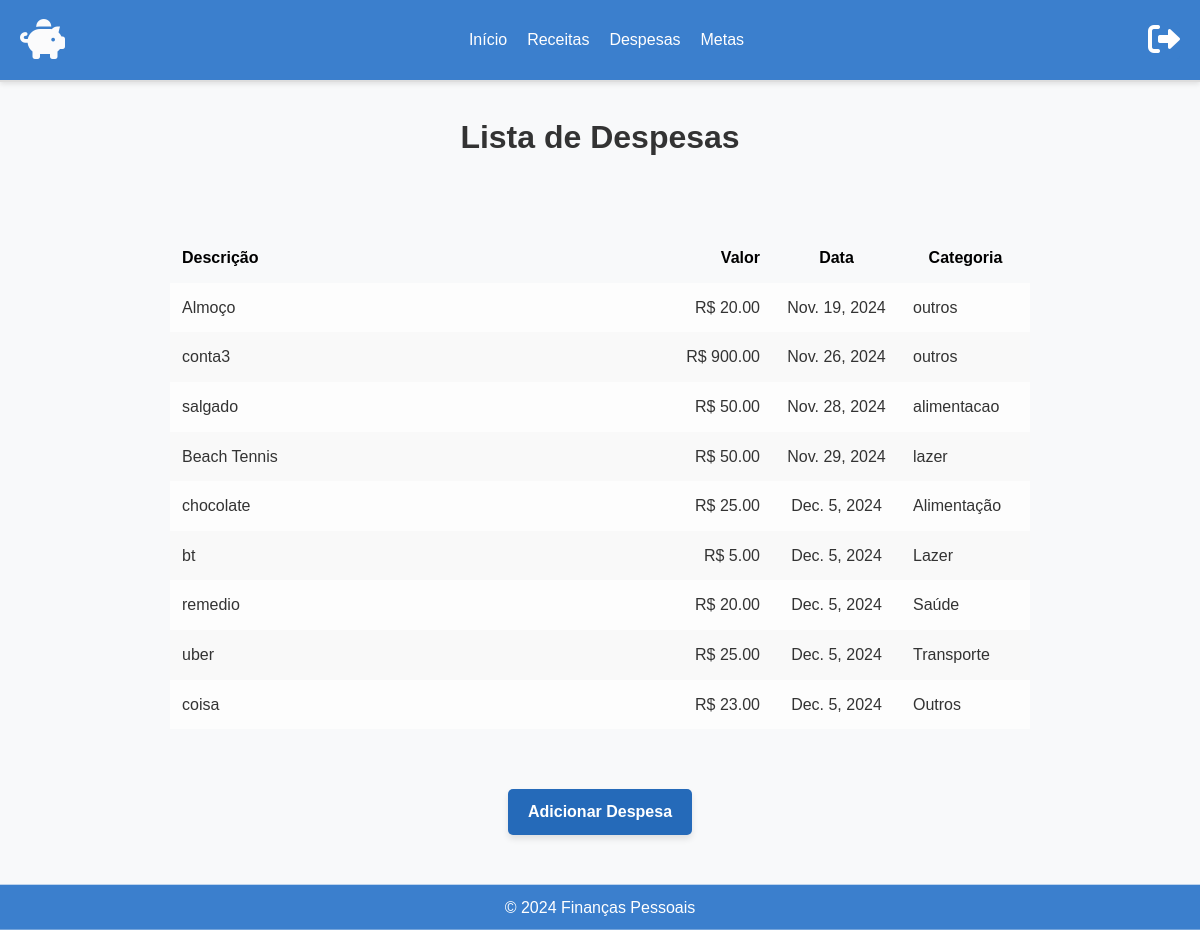
/listar_despesas/ (signed in), run on an earlier commit of the app's database.
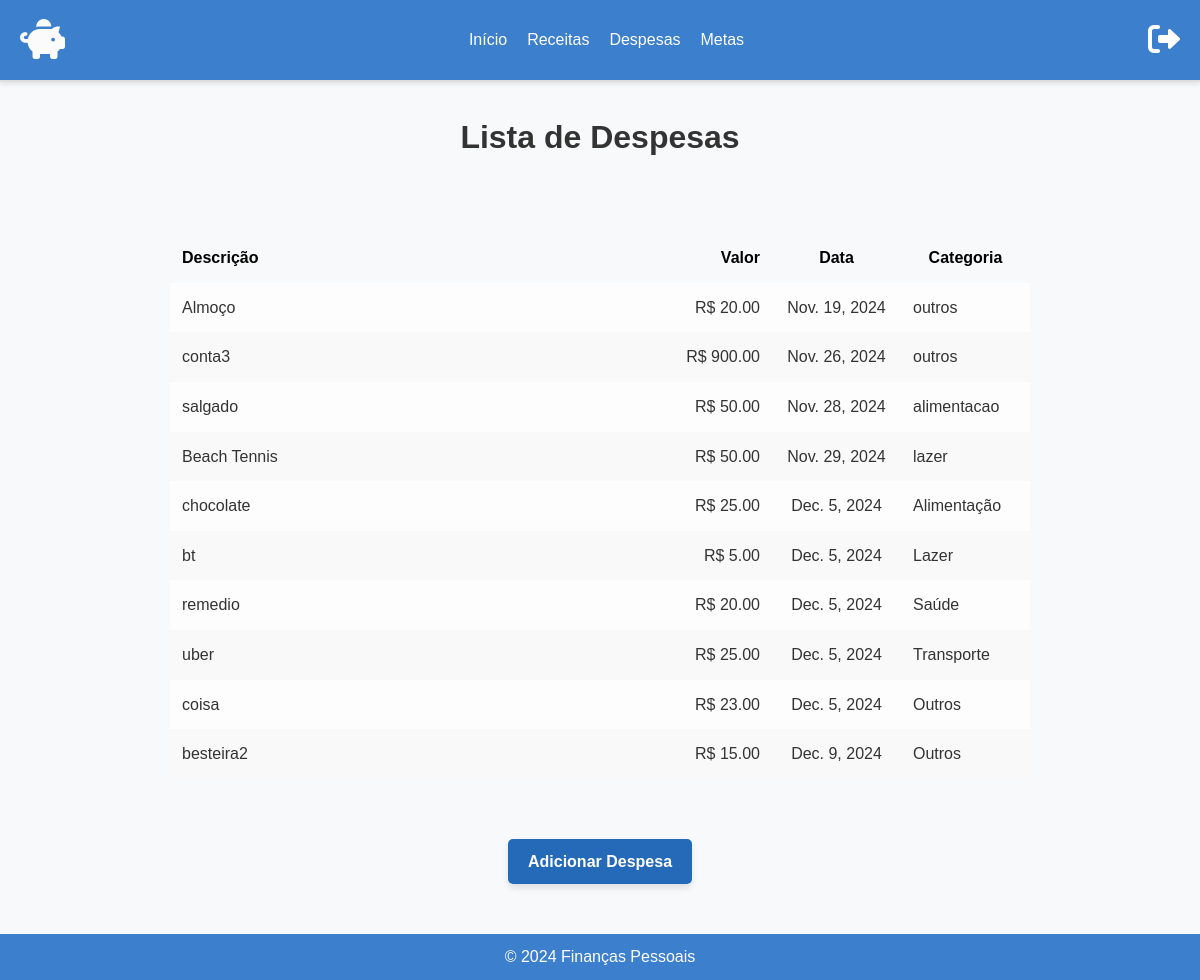
And on a later commit of the database.
### core/models.py (models this page shows, shortened)
class Despesa(models.Model):
    usuario = models.ForeignKey(User, on_delete=models.CASCADE)  # Associação com o usuário
    valor = models.DecimalField(max_digits=10, decimal_places=2)  # Valor da despesa
    data = models.DateField()  # Data da despesa
    categoria = models.CharField(max_length=20, choices=CATEGORIAS_CHOICES)  # Categoria da despesa
    descricao = models.CharField(max_length=200, blank=True)  # Descrição da despesa

### core/views.py (the view)
# urls.py: path('listar_despesas/', listar_despesas, name='listar_despesas'),
@login_required
def listar_despesas(request):
    despesas = Despesa.objects.filter(usuario=request.user)
    return render(request, 'core/listar_despesas.html', {'despesas': despesas})

### core/templates/core/listar_despesas.html (shortened to what this page needs)
<!DOCTYPE html>
<html lang="pt-br">
<head>
    <link href="https://cdnjs.cloudflare.com/ajax/libs/font-awesome/6.0.0-beta3/css/all.min.css" rel="stylesheet">
    {% load static %}
    <link rel="stylesheet" href="{% static 'core/styles.css' %}">
</head>
<body>
    <header class="header-container">
        <div class="header-content">
            <a href="/" class="header-logo">
                <i class="fas fa-piggy-bank"></i>
            </a>
            <nav class="header-nav">
                <ul class="nav-list">
                    <li><a href="/" class="nav-link">Início</a></li>
                    <li><a href="/listar_receitas" class="nav-link">Receitas</a></li>
                    <li><a href="/listar_despesas" class="nav-link">Despesas</a></li>
                    <li><a href="/listar_reservas" class="nav-link">Metas</a></li>
                </ul>
            </nav>
            <a>
                <form action="{% url 'logout' %}" method="post" class="header-logout">
                    <button type="submit" class="logout-button">
                        <i class="fas fa-sign-out-alt"></i>
                    </button>
                </form>
            </a>
        </div>
    </header>
    <main>
        <div class="titulo-pagina">
            <h1>Lista de Despesas</h1>
        </div>
        <div class="despesas-container">
            <table class="tabela-despesas">
                <thead class="cabecalho-despesas">
                    <tr>
                        <th class="col-descricao">Descrição</th>
                        <th class="col-valor">Valor</th>
                        <th class="col-data">Data</th>
                        <th class="col-categoria">Categoria</th>
                    </tr>
                </thead>
                <tbody class="corpo-despesas">
                    {% for despesa in despesas %}
                    <tr class="linha-despesa">
                        <td class="col-descricao">{{ despesa.descricao }}</td>
                        <td class="col-valor">R$ {{ despesa.valor|floatformat:2 }}</td>
                        <td class="col-data">{{ despesa.data }}</td>
                        <td class="col-categoria">{{ despesa.get_categoria_display }}</td>
                    </tr>
                    {% empty %}
                    <tr>
                        <td colspan="4" class="mensagem-sem-despesas">Nenhuma despesa registrada.</td>
                    </tr>
                    {% endfor %}
                </tbody>
            </table>
        </div>
        <div class="botao-lista">
            <a href="{% url 'cadastrar_despesa' %}" class="botao-acao">Adicionar Despesa</a>
        </div>
    </main>
    <footer>
        <p>&copy; 2024 Finanças Pessoais</p>
    </footer>
</body>
</html>

What changed in the data, as far as the page shows it:
added Despesa: descricao "besteira2", valor "15.00", data "Dec. 9, 2024", categoria "Outros"
